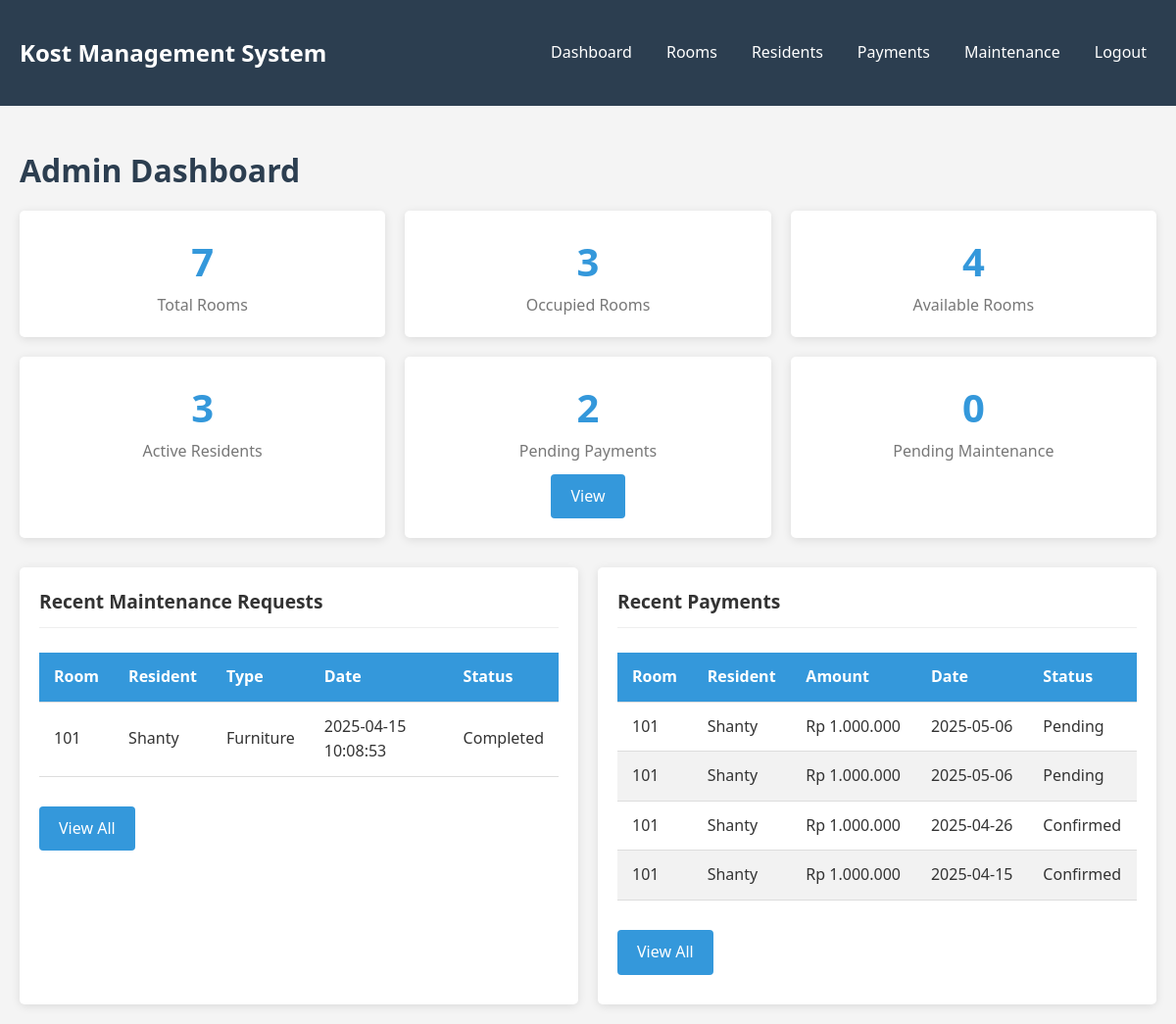
Page /admin/dashboard.php (signed in) on the committed database.
### tables this page shows
CREATE TABLE `maintenance_requests` (
  `id` int(11) NOT NULL,
  `resident_id` int(11) NOT NULL,
  `room_id` int(11) NOT NULL,
  `request_type` enum('plumbing','electrical','furniture','cleaning','other') NOT NULL,
  `description` text NOT NULL,
  `request_date` timestamp NOT NULL DEFAULT current_timestamp(),
  `status` enum('pending','in_progress','completed','rejected') NOT NULL DEFAULT 'pending',
  `resolved_date` timestamp NULL DEFAULT NULL,
  `notes` text DEFAULT NULL
);

CREATE TABLE `rooms` (
  `id` int(11) NOT NULL,
  `room_number` varchar(10) NOT NULL,
  `floor` int(11) NOT NULL,
  `price` decimal(10,2) NOT NULL,
  `facilities` text DEFAULT NULL,
  `status` enum('available','occupied','maintenance') NOT NULL DEFAULT 'available'
);

CREATE TABLE `residents` (
  `id` int(11) NOT NULL,
  `user_id` int(11) NOT NULL,
  `room_id` int(11) DEFAULT NULL,
  `full_name` varchar(100) NOT NULL,
  `phone` varchar(20) NOT NULL,
  `emergency_contact` varchar(100) DEFAULT NULL,
  `id_card_number` varchar(50) NOT NULL,
  `check_in_date` date DEFAULT NULL,
  `check_out_date` date DEFAULT NULL,
  `status` enum('active','inactive') NOT NULL DEFAULT 'active'
);

CREATE TABLE `payments` (
  `id` int(11) NOT NULL,
  `resident_id` int(11) NOT NULL,
  `room_id` int(11) NOT NULL,
  `amount` decimal(10,2) NOT NULL,
  `payment_date` date NOT NULL,
  `payment_method` enum('cash','transfer','other') NOT NULL,
  `description` varchar(255) DEFAULT NULL,
  `status` enum('pending','confirmed','rejected') NOT NULL DEFAULT 'pending',
  `created_at` timestamp NOT NULL DEFAULT current_timestamp()
);

### admin/dashboard.php (the view, shortened to what this page needs)
<?php
require_once "../config.php";
$sql = "SELECT COUNT(*) as total FROM rooms";
$result = mysqli_query($conn, $sql);
$row = mysqli_fetch_assoc($result);
$total_rooms = $row['total'];
$sql = "SELECT COUNT(*) as total FROM rooms WHERE status = 'occupied'";
$result = mysqli_query($conn, $sql);
$row = mysqli_fetch_assoc($result);
$occupied_rooms = $row['total'];
$sql = "SELECT COUNT(*) as total FROM rooms WHERE status = 'available'";
$result = mysqli_query($conn, $sql);
$row = mysqli_fetch_assoc($result);
$available_rooms = $row['total'];
$sql = "SELECT COUNT(*) as total FROM residents WHERE status = 'active'";
$result = mysqli_query($conn, $sql);
$row = mysqli_fetch_assoc($result);
$total_residents = $row['total'];
$sql = "SELECT COUNT(*) as total FROM payments WHERE status = 'pending'";
$result = mysqli_query($conn, $sql);
$row = mysqli_fetch_assoc($result);
$pending_payments = $row['total'];
$sql = "SELECT COUNT(*) as total FROM maintenance_requests WHERE status = 'pending'";
$result = mysqli_query($conn, $sql);
$row = mysqli_fetch_assoc($result);
$pending_maintenance = $row['total'];
$sql = "SELECT mr.*, r.room_number, res.full_name
        FROM maintenance_requests mr
        JOIN rooms r ON mr.room_id = r.id
        JOIN residents res ON mr.resident_id = res.id
        ORDER BY request_date DESC LIMIT 5";
$maintenance_requests = mysqli_query($conn, $sql);
$sql = "SELECT p.*, r.room_number, res.full_name
        FROM payments p
        JOIN rooms r ON p.room_id = r.id
        JOIN residents res ON p.resident_id = res.id
        ORDER BY payment_date DESC LIMIT 5";
$payments = mysqli_query($conn, $sql);
?>
<!DOCTYPE html>
<html lang="en">
<head>
    <link rel="stylesheet" href="../css/style.css">
</head>
<body>
    <?php include "admin_navbar.php"; ?>
    <div class="container">
        <h1>Admin Dashboard</h1>
        <div class="dashboard-cards">
            <div class="card stat-card">
                <div class="stat-value"><?php echo $total_rooms; ?></div>
                <div class="stat-label">Total Rooms</div>
            </div>
            <div class="card stat-card">
                <div class="stat-value"><?php echo $occupied_rooms; ?></div>
                <div class="stat-label">Occupied Rooms</div>
            </div>
            <div class="card stat-card">
                <div class="stat-value"><?php echo $available_rooms; ?></div>
                <div class="stat-label">Available Rooms</div>
            </div>
            <div class="card stat-card">
                <div class="stat-value"><?php echo $total_residents; ?></div>
                <div class="stat-label">Active Residents</div>
            </div>
            <div class="card stat-card">
                <div class="stat-value"><?php echo $pending_payments; ?></div>
                <div class="stat-label">Pending Payments</div>
                <?php if($pending_payments > 0): ?>
                <div style="margin-top: 10px;">
                    <a href="payments.php?status=pending" class="btn btn-primary">View</a>
                </div>
                <?php endif; ?>
            </div>
            <div class="card stat-card">
                <div class="stat-value"><?php echo $pending_maintenance; ?></div>
                <div class="stat-label">Pending Maintenance</div>
            </div>
        </div>
        <div style="display: grid; grid-template-columns: 1fr 1fr; gap: 20px;">
            <div class="card">
                <div class="card-header">Recent Maintenance Requests</div>
                <div class="card-body">
                    <?php if(mysqli_num_rows($maintenance_requests) > 0): ?>
                    <div class="table-container">
                        <table>
                            <thead>
                                <tr>
                                    <th>Room</th>
                                    <th>Resident</th>
                                    <th>Type</th>
                                    <th>Date</th>
                                    <th>Status</th>
                                </tr>
                            </thead>
                            <tbody>
                                <?php while($row = mysqli_fetch_array($maintenance_requests)): ?>
                                <tr>
                                    <td><?php echo htmlspecialchars($row["room_number"]); ?></td>
                                    <td><?php echo htmlspecialchars($row["full_name"]); ?></td>
                                    <td><?php echo ucfirst(htmlspecialchars($row["request_type"])); ?></td>
                                    <td><?php echo htmlspecialchars($row["request_date"]); ?></td>
                                    <td>
                                        <?php
                                        $status_class = '';
                                        switch($row["status"]) {
                                            case 'completed':
                                                $status_class = 'text-success';
                                                break;
                                        }
                                        echo "<span class='{$status_class}'>" . ucfirst(str_replace('_', ' ', htmlspecialchars($row["status"]))) . "</span>";
                                        ?>
                                    </td>
                                </tr>
                                <?php endwhile; ?>
                            </tbody>
                        </table>
                    </div>
                    <p style="margin-top: 10px;"><a href="maintenance.php" class="btn btn-primary">View All</a></p>
                    <?php else: ?>
                    <p>No maintenance requests found.</p>
                    <?php endif; ?>
                </div>
            </div>
            <div class="card">
                <div class="card-header">Recent Payments</div>
                <div class="card-body">
                    <?php if(mysqli_num_rows($payments) > 0): ?>
                    <div class="table-container">
                        <table>
                            <thead>
                                <tr>
                                    <th>Room</th>
                                    <th>Resident</th>
                                    <th>Amount</th>
                                    <th>Date</th>
                                    <th>Status</th>
                                </tr>
                            </thead>
                            <tbody>
                                <?php while($row = mysqli_fetch_array($payments)): ?>
                                <tr>
                                    <td><?php echo htmlspecialchars($row["room_number"]); ?></td>
                                    <td><?php echo htmlspecialchars($row["full_name"]); ?></td>
                                    <td>Rp <?php echo number_format($row["amount"], 0, ',', '.'); ?></td>
                                    <td><?php echo htmlspecialchars($row["payment_date"]); ?></td>
                                    <td>
                                        <?php
                                        $status_class = '';
                                        switch($row["status"]) {
                                            case 'confirmed':
                                                $status_class = 'text-success';
                                                break;
                                            case 'pending':
                                                $status_class = 'text-warning';
                                                break;
                                        }
                                        echo "<span class='{$status_class}'>" . ucfirst(htmlspecialchars($row["status"])) . "</span>";
                                        ?>
                                    </td>
                                </tr>
                                <?php endwhile; ?>
                            </tbody>
                        </table>
                    </div>
                    <p style="margin-top: 10px;"><a href="payments.php" class="btn btn-primary">View All</a></p>
                    <?php else: ?>
                    <p>No payment records found.</p>
                    <?php endif; ?>
                </div>
            </div>
        </div>
    </div>
</body>
</html>

### admin/admin_navbar.php
<nav class="navbar">
    <div class="container">
        <a href="dashboard.php" class="navbar-brand">Kost Management System</a>
        <ul class="navbar-nav">
            <li class="nav-item">
                <a href="dashboard.php" class="nav-link">Dashboard</a>
            </li>
            <li class="nav-item">
                <a href="rooms.php" class="nav-link">Rooms</a>
            </li>
            <li class="nav-item">
                <a href="residents.php" class="nav-link">Residents</a>
            </li>
            <li class="nav-item">
                <a href="payments.php" class="nav-link">Payments</a>
            </li>
            <li class="nav-item">
                <a href="maintenance.php" class="nav-link">Maintenance</a>
            </li>
            <li class="nav-item">
                <a href="../logout.php" class="nav-link">Logout</a>
            </li>
        </ul>
    </div>
</nav>

### css/style.css (style rules this page uses)
:root { --primary-color: #3498db; --secondary-color: #2ecc71; --dark-color: #2c3e50; --light-color: #ecf0f1; --danger-color: #e74c3c; --warning-color: #f39c12; --success-color: #27ae60; }
* { box-sizing: border-box; margin: 0; padding: 0; }
body { font-family: 'Segoe UI', Tahoma, Geneva, Verdana, sans-serif; line-height: 1.6; background-color: #f4f4f4; color: #333; }
.container { width: 100%; max-width: 1200px; margin: 0 auto; padding: 20px; }
h1, h2, h3, h4 { margin-bottom: 15px; color: var(--dark-color); }
a { color: var(--primary-color); text-decoration: none; }
.btn { display: inline-block; padding: 10px 20px; background-color: var(--primary-color); color: white; border: none; border-radius: 4px; cursor: pointer; font-size: 16px; transition: background-color 0.3s; }
.btn-primary { background-color: var(--primary-color); }
.table-container { overflow-x: auto; }
table { width: 100%; border-collapse: collapse; margin-bottom: 20px; }
th, td { padding: 12px 15px; text-align: left; border-bottom: 1px solid #ddd; }
th { background-color: var(--primary-color); color: white; }
tr:nth-child(even) { background-color: #f2f2f2; }
.navbar { background-color: var(--dark-color); color: white; padding: 0; margin-bottom: 20px; }
.navbar .container { display: flex; justify-content: space-between; align-items: center; }
.navbar-brand { color: white; font-size: 1.5rem; font-weight: bold; padding: 15px 0; }
.navbar-nav { display: flex; list-style: none; }
.nav-item { margin-left: 15px; }
.nav-link { color: white; padding: 15px 10px; display: block; }
.dashboard-cards { display: grid; grid-template-columns: repeat(auto-fill, minmax(300px, 1fr)); gap: 20px; margin-bottom: 30px; }
.card { background-color: white; border-radius: 5px; box-shadow: 0 2px 10px rgba(0, 0, 0, 0.1); padding: 20px; }
.card-header { font-weight: bold; font-size: 1.2rem; padding-bottom: 10px; border-bottom: 1px solid #eee; margin-bottom: 15px; }
.card-body { padding: 10px 0; }
.stat-card { text-align: center; padding: 20px; }
.stat-value { font-size: 2.5rem; font-weight: bold; color: var(--primary-color); }
.stat-label { font-size: 1rem; color: #777; }

### rows in the picture
maintenance_requests: room.room_number "101", resident.full_name "Shanty", request_type "Furniture", request_date "2025-04-15 10:08:53", status "Completed"
payments: room.room_number "101", resident.full_name "Shanty", amount "1.000.000", payment_date "2025-05-06", status "Pending"
payments: room.room_number "101", resident.full_name "Shanty", amount "1.000.000", payment_date "2025-05-06", status "Pending"
payments: room.room_number "101", resident.full_name "Shanty", amount "1.000.000", payment_date "2025-04-26", status "Confirmed"
payments: room.room_number "101", resident.full_name "Shanty", amount "1.000.000", payment_date "2025-04-15", status "Confirmed"

### other values in the picture
$total_rooms "7"
$occupied_rooms "3"
$available_rooms "4"
$total_residents "3"
$pending_payments "2"
$pending_maintenance "0"
